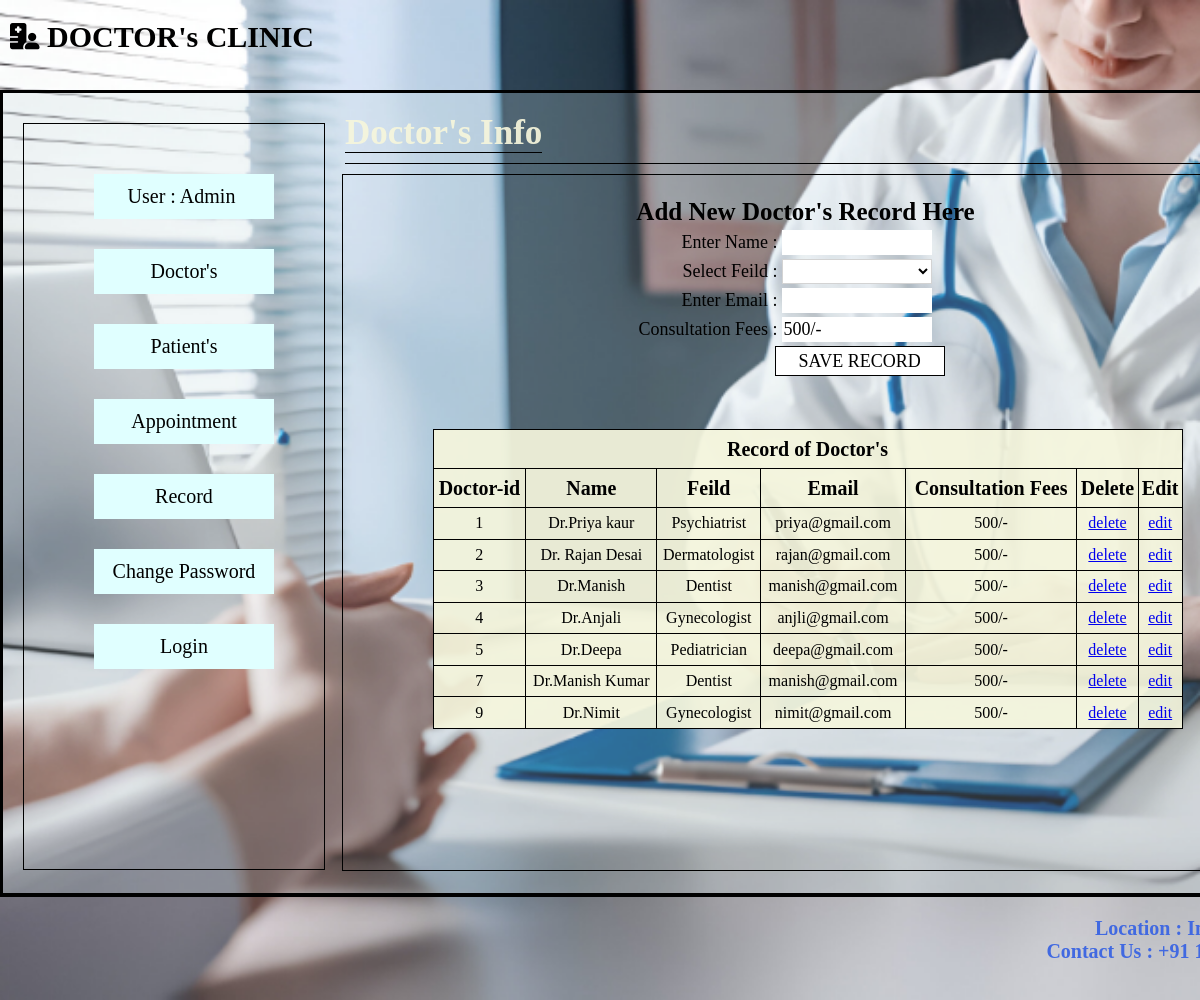
/doctor1.php, run on the app's committed database.
### tables this page shows
CREATE TABLE `doctor1` (
  `did` int(11) NOT NULL,
  `dname` varchar(255) NOT NULL,
  `dfeild` varchar(255) NOT NULL,
  `demail` varchar(255) NOT NULL,
  `dfee` varchar(11) NOT NULL
);

### doctor1.php (the view, shortened to what this page needs)
<?php	session_start();
	Include('common/connect.php');
			?>
<html>
	<head>
		<link rel="stylesheet" href="css/style.css"/>
	</head>
	<body>
	<?php include('common/header.php')?>
			<div class="right">
				<div class="head">
					<span><b id="about">Doctor's Info </b></span>
				</div>
				<div class="enter">
					<form class="form" method="post">
						<table class="doctor">
							<tr>
								<th colspan="2">Add New Doctor's Record Here<th>
							</tr>
							<tr>
								<td>Enter Name :</td>
								<td><input type="text" name="name" required value="<?php if(!empty($row['dname'])) echo $row['dname']; ?>" /></td>
							</tr>
							<tr>
								<td>Select Feild :</td>
								<td><select name="feild"
								value="<?php if(!empty($row['dfeild'])) echo $row['dfeild']; ?>">
									<option readonly ></option>
									<option>Psychiatrist</option>
								</select><td>
							</tr>
							<tr>
								<td>Enter Email :</td>
								<td><input type="email" name="email" required  value="<?php if(!empty($row['demail'])) echo $row['demail']; ?>"/><td>
							</tr>
							<tr>
								<td>Consultation Fees :</td>
								<td><input type="text" name="fees" required value="500/-<?php if(!empty($row['dfee'])) echo $row['dfee']; ?>" /><td>
							</tr>
							<tr>
								<td colspan="2"><input type="submit" name="save" value="SAVE RECORD" /></td>
							</tr>
						</table>
					</form>
					<table id="table1">
						<tr>
							<th colspan="7">Record of Doctor's </th>
						</tr>
						<tr>
							<th>Doctor-id </th>
							<th>Name</th>
							<th>Feild</th>
							<th>Email</th>
							<th>Consultation Fees</th>
							<th>Delete </th>
							<th>Edit</th>
						</tr>
						<?php
							$query="select * from doctor1 ";
							$result=mysqli_query($connect,$query);
							while($row=mysqli_fetch_assoc($result))
							{
							?>
						<tr>
							<td><?php  echo $row['did']?></td>
							<td><?php  echo $row['dname']?></td>
							<td><?php  echo $row['dfeild']?></td>
							<td><?php  echo $row['demail']?></td>
							<td><?php  echo $row['dfee']?></td>
							<td><a href="doctor.php?deid=<?php  echo $row['did']?>">delete</a></td>
							<td><a href="doctor.php?eid=<?php  echo $row['did']?>">edit</a></td>
						</tr>
						<?php
							}
							?>
					</table>
				</div>
			</div>
		</div>
	<?php Include('common/footer.php'); ?>
	</body>
</html>

### common/header.php (shortened to what this page needs)
<div class="home1">
	<div class="main1">
		<div class="head1">
			<h1><i class="fa-solid fa-hospital-user fa-sm"></i><link rel="stylesheet" href="https://cdnjs.cloudflare.com/ajax/libs/font-awesome/6.4.2/css/all.min.css" /> DOCTOR's CLINIC</h1>
		</div>
	</div>
	<div class="center1">
		<div class="left">
			<div class="button">
				<a href=""><input type="button" value="User : Admin "/><br></a>
				<a href="doctor1.php"><input type="button" value="Doctor's"/><br></a>
				<a href="patient.php"><input type="button" value="Patient's"/><br></a>
				<a href="app.php"><input type="button" value="Appointment"/><br></a>
				<a href="schedule.php"><input type="button" value="Record"/><br></a>
				<a href="password.php"><input type="button" value="Change Password"/><br></a>
				<?php
				if(empty($_SESSION['Login']))
				{
					?>
						<a href="home2.php"><input type="button" name="login" value="Login"></a>
					<?php
				}
				else
				{
					?>
						<a href="home1.php?log=1"><input type="button" name="logout" value="Logout"></a>
					<?php
				}
				?>
			</div>
		</div>

### common/footer.php
	<div class="main3">
			<p>Location : India,Punjab<br>
			Contact Us : +91 10321-11006</p>
	</div>
</div>

### css/style.css (style rules this page uses)
body,html { margin:0px; padding:0px; }
.main3 { width:1300px; height:100px; margin:auto; border-top:1px solid black; }
.main3 p { text-align:right; font-family:garamond; font-size:20px; color:royalblue; font-weight:bold; }
.left { height:745px; width:300px; float:left; border:1px solid black; margin-top:30px; margin-left:20px; }
.button { height:400px; width:160px; margin:auto; margin-top:20px; }
.button input { width:180px; height:45px; padding:10px; margin-top:30px; background-color:lightcyan; font-family:garamond; font-size:20px; border:none; }
.right { height:780px; width:945px; float:left; margin:10px; }
.head { width:930px; height:50px; border-bottom:1px solid black; padding-top:10px; margin-left:10px; }
.enter { height:695px; width:930px; border:1px solid black; margin:auto; margin-top:10px; }
.form { margin:10px; }
.form td { font-size:18px; }
.form th { font-size:25px; }
.form input { font-family:garamond; width:110px; height:25px; font-size:18px; width:150px; border:none; }
.form select { background-color:white; width:150px; height:25px; margin-right:40px; border:1px solid lightgrey; }
.form input[type="submit"] { background-color:white; width:170px; height:30px; border:1px solid black; margin-right:30px; }
#table1 { height:300px; width:750px; border-collapse:collapse; margin:auto; margin-top:50px; background-color:#f5f5dced ; }
#table1 th { border:1px solid black; text-align:center; font-size:20px; }
#table1 td { border:1px solid black; text-align:center; }
#about { font-family:garamond; font-size:35px; font-weight:bold; color:#f5f5dced; padding-top:10px; border-bottom:1px solid black; }
.doctor { margin:auto; margin-top:20px; }
.doctor td:nth-child(1) { text-align:right; }
.center1 { height:800px; width:1300px; border:3px solid black; margin:auto; margin-top:10px; background-color:#c2d8db3b; }
.home1 { margin-top:0px; height:1000px; background-repeat:no-repeat; background-image:url("33.png"); background-size:cover; background-attachment:fixed; overflow-y:hidden; overflow-x:hidden; }
.main1 { width:1300px; height:60px; margin:auto; }
.head1 { width:1450px; height:100px; font-size:15px; margin:auto; border:none; }
.head1 h1 { width:370px; color:black; margin-top:20px; font-family:Times New Roman; margin-left:10px; }

### data on the page
doctor1: did "1", dname "Dr.Priya kaur", dfeild "Psychiatrist", demail "priya@gmail.com", dfee "500/-"
doctor1: did "2", dname "Dr. Rajan Desai", dfeild "Dermatologist", demail "rajan@gmail.com", dfee "500/-"
doctor1: did "3", dname "Dr.Manish", dfeild "Dentist", demail "manish@gmail.com", dfee "500/-"
doctor1: did "4", dname "Dr.Anjali", dfeild "Gynecologist", demail "anjli@gmail.com", dfee "500/-"
doctor1: did "5", dname "Dr.Deepa", dfeild "Pediatrician", demail "deepa@gmail.com", dfee "500/-"
doctor1: did "7", dname "Dr.Manish Kumar", dfeild "Dentist", demail "manish@gmail.com", dfee "500/-"
doctor1: did "9", dname "Dr.Nimit", dfeild "Gynecologist", demail "nimit@gmail.com", dfee "500/-"
